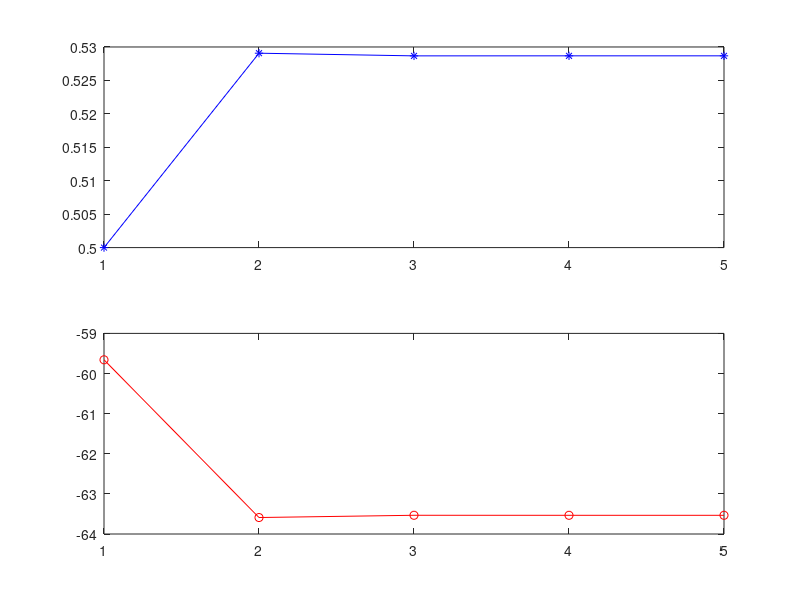
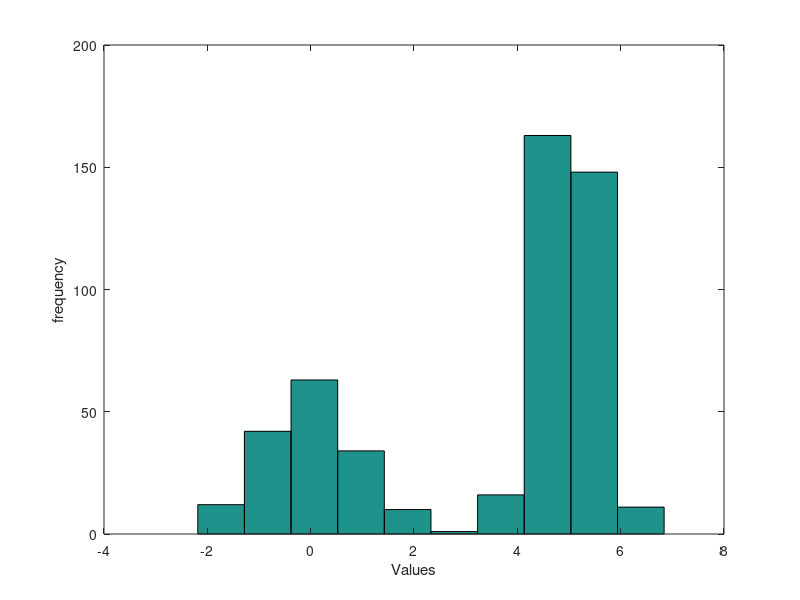
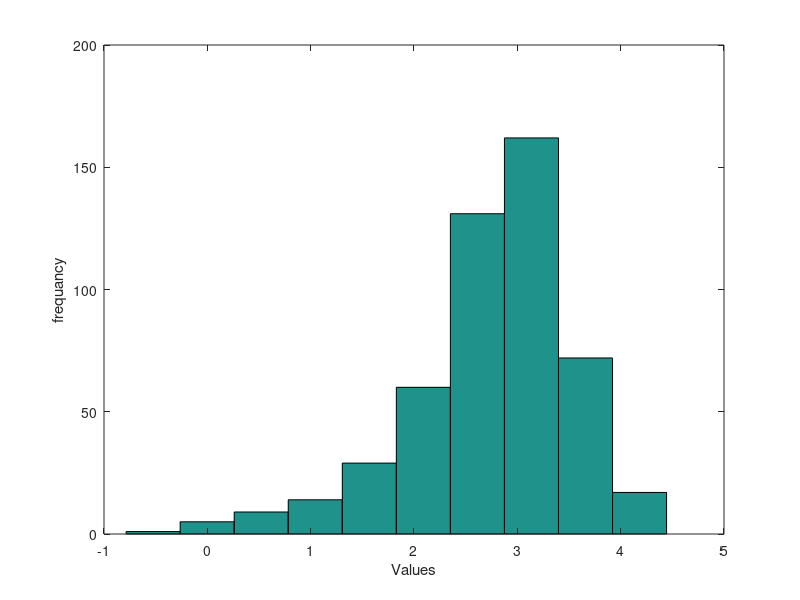

MATLAB code for these plots, in order: (Note: this script raises an error after producing the figures.)
clear
clc

%%%%%%%%%%%%%%%%%%%%%%%%%%%%%%%%%%%%%%%%%%%%%%%%%%%%%%%%%%%%%%%%%%%%%%%%%%%
%%%%%%%%%%%%%%%%%%%%%%%%%%%% Question 1 %%%%%%%%%%%%%%%%%%%%%%%%%%%%%%%%%%%
%%%%%%%%%%%%%%%%%%%%%%%%%%%%%%%%%%%%%%%%%%%%%%%%%%%%%%%%%%%%%%%%%%%%%%%%%%%

n = 100; 
x = [6 52 28 14];

% EM procedure
alpha0 = 0.5;  % initial guess

alpha(1) = alpha0;
nth = 2*(alpha(1)/(2+alpha(1))*x(2)+2*x(1)+x(4))/(4*(alpha(1)/(2+alpha(1))*x(2)+4*x(1)-x(3)+2*x(4)));
i = 1;
while (abs(alpha(i)-nth)>1e-6)
    nth = alpha(i);
    alpha(i+1) =  2*(alpha(i)/(2+alpha(i))*x(2)+2*x(1)+x(4))/...
                      (4*(alpha(i)/(2+alpha(i))*x(2)+4*x(1)-x(3)+2*x(4)));
    i = i+1;
end

% plot the estimate
figure(1)
subplot(211);
plot(alpha, 'b-*');

% compute the log-likelihood
K = length(alpha);
for k = 1:K
    ll(k) = x(1)*log(2+alpha(k)) + (x(2)+x(3))*log(1-alpha(k)) + x(4)*log(alpha(k));
end

% plot the log-likelihood
subplot(212);
plot(ll, 'ro-');

%%%%%%%%%%%%%%%%%%%%%%%%%%%%%%%%%%%%%%%%%%%%%%%%%%%%%%%%%%%%%%%%%%%%%%%%%%%
%%%%%%%%%%%%%%%%%%%%%%%%%%%%% Question 2 %%%%%%%%%%%%%%%%%%%%%%%%%%%%%%%%%%
%%%%%%%%%%%%%%%%%%%%%%%%%%%%%%%%%%%%%%%%%%%%%%%%%%%%%%%%%%%%%%%%%%%%%%%%%%%

clear

load ('hw5_2.mat')

figure(2)
hist(Y1)
xlabel('Values')
ylabel('frequency')

figure(3)
hist(Y2)
xlabel('Values')
ylabel('frequancy')

n = 500; 

x=Y1;

% EM procedure
alpha0 = 0.5;  % initial guess

alpha(1) = alpha0;
syms i
nth =  (alpha(1)/(2+alpha(1))*x(2)+2*x(1)+x(4))/(4*(alpha(1)/(2+alpha(1))*x(2)+4*x(1)-x(3)+2*x(4)));
i = 1;
while (abs(alpha(i)-nth)>1e-6)
    nth = alpha(i);
    alpha(i+1) =  2*(alpha(i)/(2+alpha(i))*x(2)+2*x(1)+x(4))/...
                      (4*(alpha(i)/(2+alpha(i))*x(2)+4*x(1)-x(3)+2*x(4)));
    i = i+1;
end

% plot the estimate
figure(4)
subplot(211);
plot(alpha, 'b-*');

% compute the log-likelihood
K = length(alpha);
for k = 1:K
    ll(k) = x(1)*log(2+alpha(k)) + (x(2)+x(3))*log(1-alpha(k)) + x(4)*log(alpha(k));
end

% plot the log-likelihood
subplot(212);
plot(ll, 'ro-');